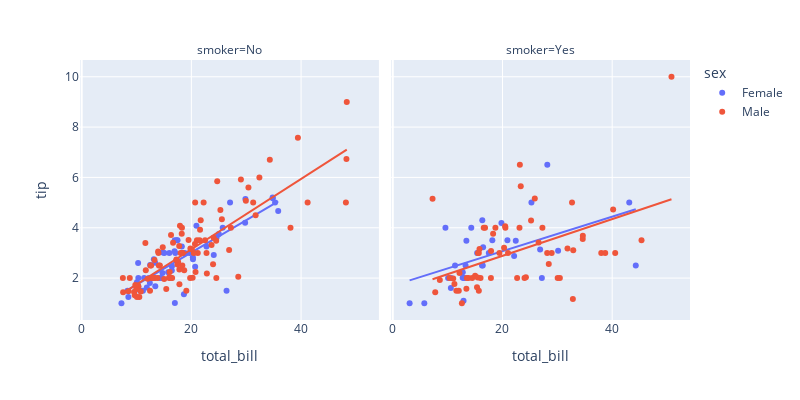

Notebook code cell kept with this figure:
### Code cell
fig = px.scatter(df, x="total_bill", y="tip", color="sex", facet_col="smoker", trendline="ols", width=800, height=400)
fig.show()
#https://plotly.com/python/plotly-express/
